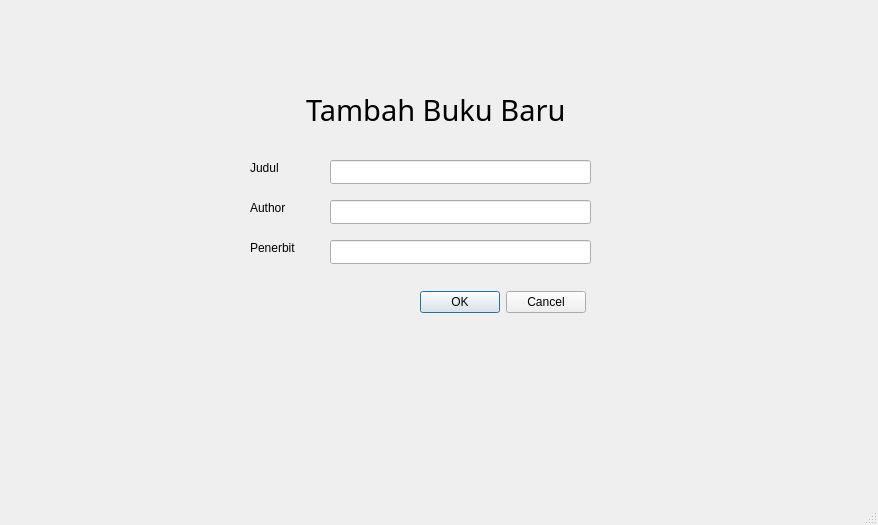
<?xml version="1.0" encoding="UTF-8"?>
<ui version="4.0">
 <class>bukuBaru</class>
 <widget class="QMainWindow" name="bukuBaru">
  <property name="geometry">
   <rect>
    <x>0</x>
    <y>0</y>
    <width>878</width>
    <height>525</height>
   </rect>
  </property>
  <property name="windowTitle">
   <string>MainWindow</string>
  </property>
  <widget class="QWidget" name="centralwidget">
   <widget class="QLabel" name="label_2">
    <property name="geometry">
     <rect>
      <x>250</x>
      <y>160</y>
      <width>68</width>
      <height>16</height>
     </rect>
    </property>
    <property name="text">
     <string>Judul </string>
    </property>
   </widget>
   <widget class="QLineEdit" name="judulInput">
    <property name="geometry">
     <rect>
      <x>330</x>
      <y>160</y>
      <width>261</width>
      <height>24</height>
     </rect>
    </property>
   </widget>
   <widget class="QLabel" name="label_4">
    <property name="geometry">
     <rect>
      <x>250</x>
      <y>200</y>
      <width>68</width>
      <height>16</height>
     </rect>
    </property>
    <property name="text">
     <string>Author</string>
    </property>
   </widget>
   <widget class="QLineEdit" name="authorInput">
    <property name="geometry">
     <rect>
      <x>330</x>
      <y>200</y>
      <width>261</width>
      <height>24</height>
     </rect>
    </property>
   </widget>
   <widget class="QLabel" name="label_5">
    <property name="geometry">
     <rect>
      <x>250</x>
      <y>240</y>
      <width>68</width>
      <height>16</height>
     </rect>
    </property>
    <property name="text">
     <string>Penerbit</string>
    </property>
   </widget>
   <widget class="QLineEdit" name="penerbitInput">
    <property name="geometry">
     <rect>
      <x>330</x>
      <y>240</y>
      <width>261</width>
      <height>24</height>
     </rect>
    </property>
   </widget>
   <widget class="QDialogButtonBox" name="tambahBuku">
    <property name="geometry">
     <rect>
      <x>420</x>
      <y>290</y>
      <width>166</width>
      <height>24</height>
     </rect>
    </property>
    <property name="standardButtons">
     <set>QDialogButtonBox::Cancel|QDialogButtonBox::Ok</set>
    </property>
   </widget>
   <widget class="QWidget" name="horizontalLayoutWidget">
    <property name="geometry">
     <rect>
      <x>230</x>
      <y>70</y>
      <width>411</width>
      <height>80</height>
     </rect>
    </property>
    <layout class="QHBoxLayout" name="horizontalLayout">
     <item>
      <spacer name="horizontalSpacer">
       <property name="orientation">
        <enum>Qt::Horizontal</enum>
       </property>
       <property name="sizeHint" stdset="0">
        <size>
         <width>40</width>
         <height>20</height>
        </size>
       </property>
      </spacer>
     </item>
     <item>
      <widget class="QLabel" name="label_3">
       <property name="font">
        <font>
         <family>SF Pro Bold</family>
         <pointsize>22</pointsize>
        </font>
       </property>
       <property name="text">
        <string>Tambah Buku Baru</string>
       </property>
      </widget>
     </item>
     <item>
      <spacer name="horizontalSpacer_2">
       <property name="orientation">
        <enum>Qt::Horizontal</enum>
       </property>
       <property name="sizeHint" stdset="0">
        <size>
         <width>40</width>
         <height>20</height>
        </size>
       </property>
      </spacer>
     </item>
    </layout>
   </widget>
   <widget class="QLabel" name="label">
    <property name="geometry">
     <rect>
      <x>-70</x>
      <y>-30</y>
      <width>961</width>
      <height>631</height>
     </rect>
    </property>
    <property name="styleSheet">
     <string notr="true">image: url(:/image1/pic4.png);</string>
    </property>
    <property name="text">
     <string/>
    </property>
   </widget>
   <zorder>label</zorder>
   <zorder>label_2</zorder>
   <zorder>judulInput</zorder>
   <zorder>label_4</zorder>
   <zorder>authorInput</zorder>
   <zorder>label_5</zorder>
   <zorder>penerbitInput</zorder>
   <zorder>tambahBuku</zorder>
   <zorder>horizontalLayoutWidget</zorder>
  </widget>
  <widget class="QMenuBar" name="menubar">
   <property name="geometry">
    <rect>
     <x>0</x>
     <y>0</y>
     <width>878</width>
     <height>21</height>
    </rect>
   </property>
  </widget>
  <widget class="QStatusBar" name="statusbar"/>
 </widget>
 <resources/>
 <connections/>
</ui>
